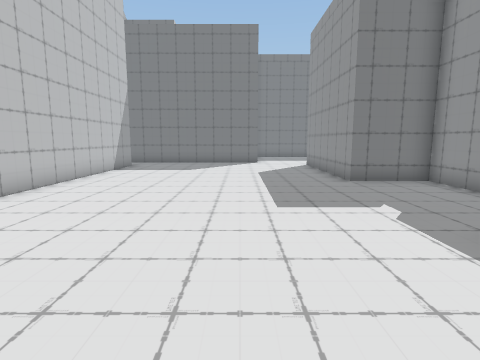
View 1 (above)

24 first-person views from a walk through a Unity game level. The camera is 1.3 m above the floor, tilts 8° down and sees 80° across. The floor is counted in squares, 1 m on a side. Each view is taken from the middle of a square. On the plan, view 1 faces up. The plan holds only what a view shows up to about 13 squares ahead; the rest is blank. The place goes on beyond the plan. The player is left out.

View 2
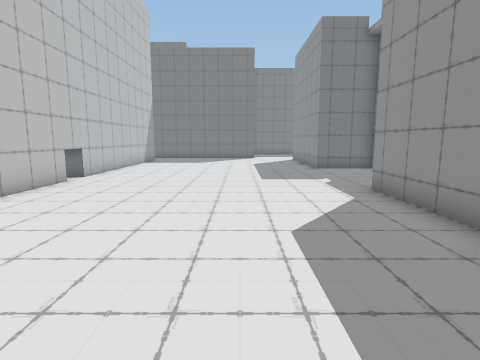

View 3
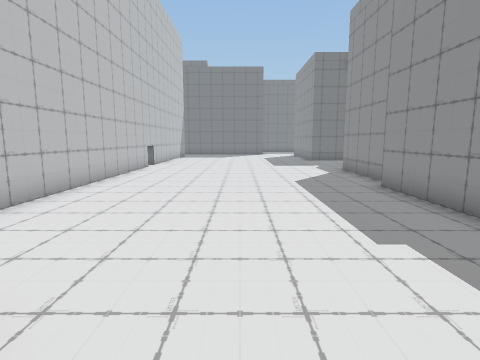

View 4
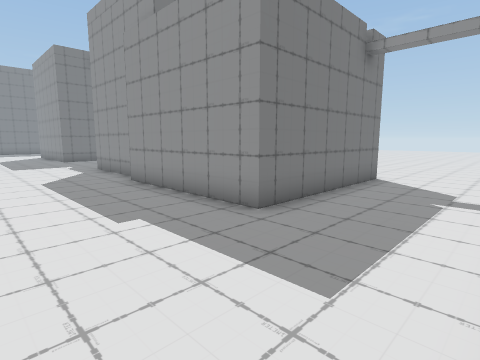

View 5
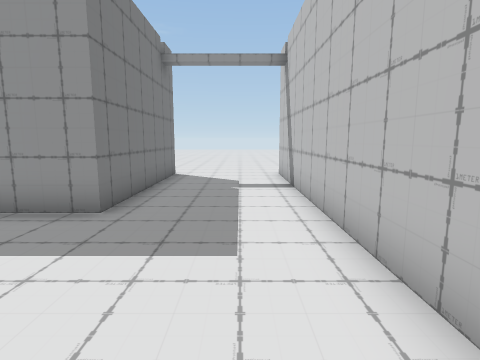

View 6
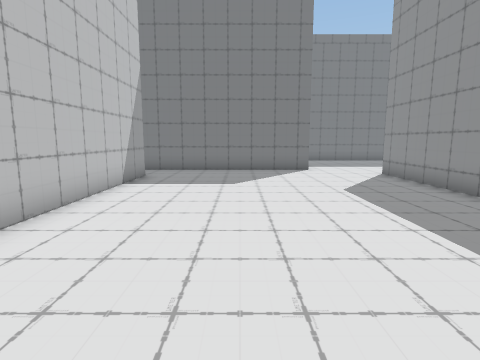

View 7
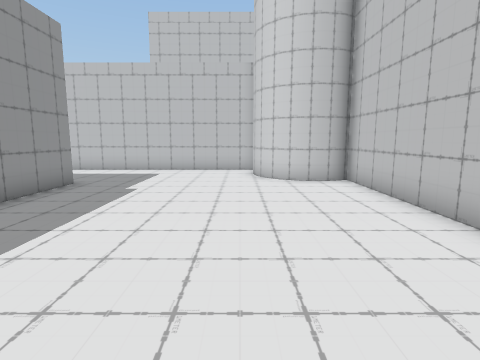

View 8
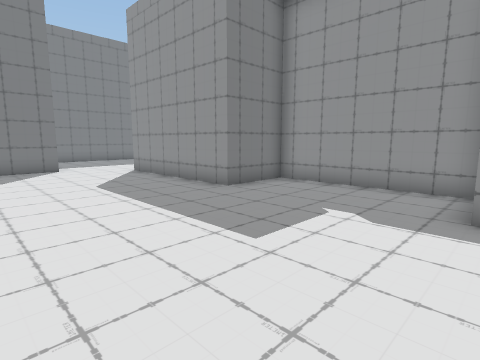

View 9
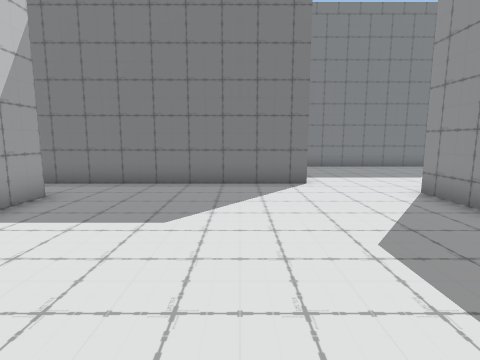

View 10
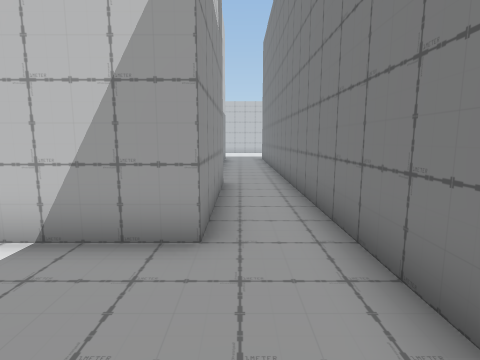

View 11
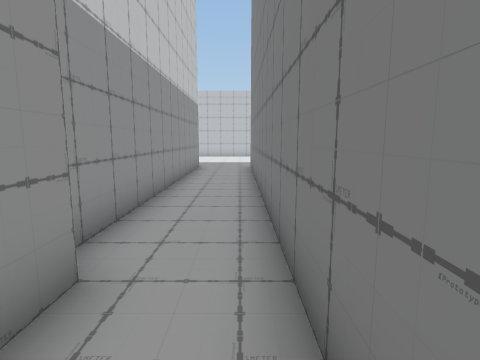

View 12
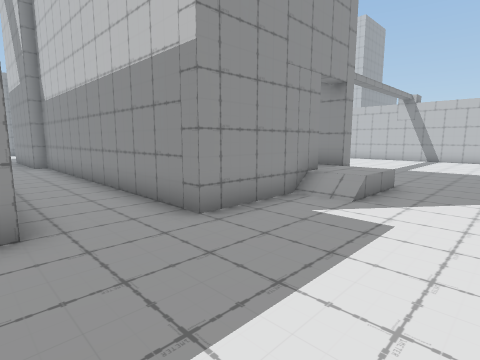

View 13
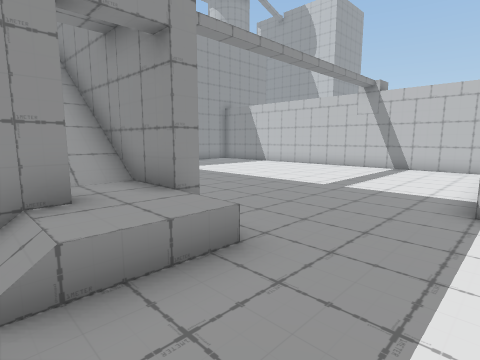

View 14
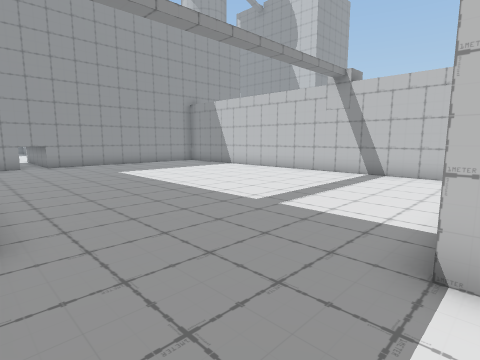

View 15
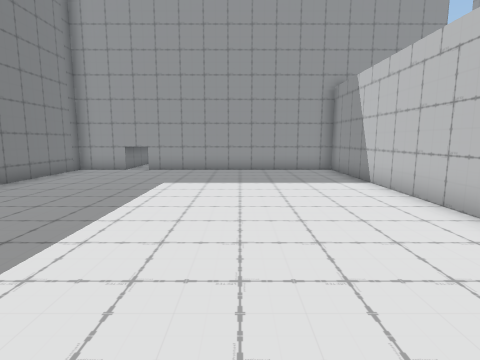

View 16
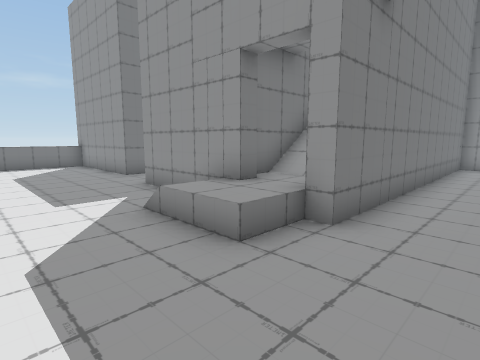

View 17
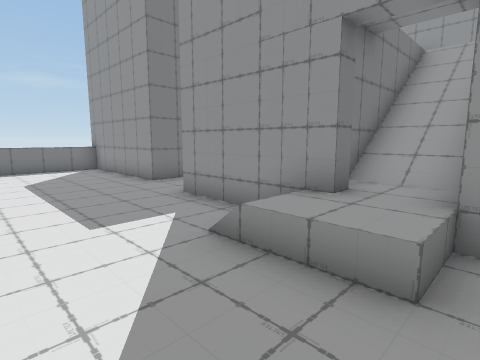

View 18
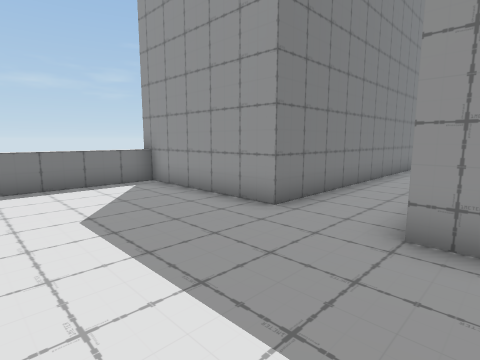

View 19
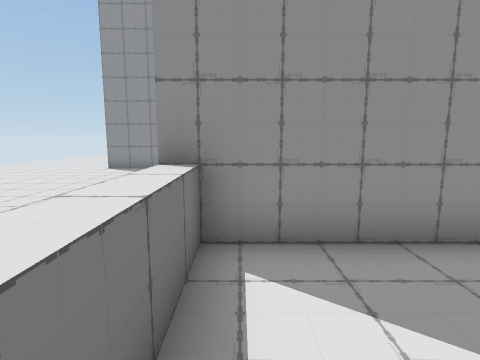

View 20
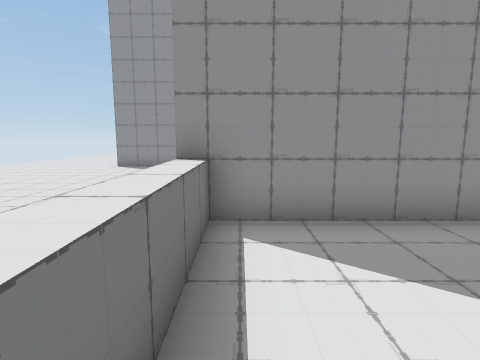

View 21
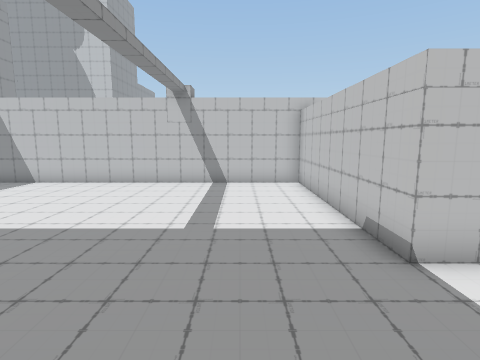

View 22
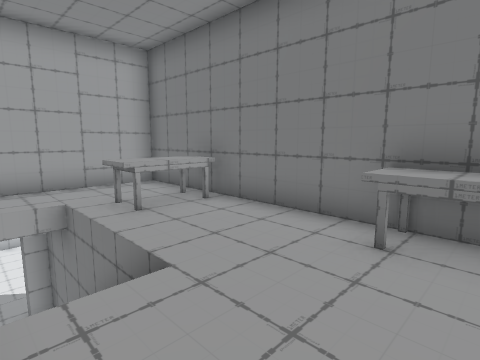

View 23
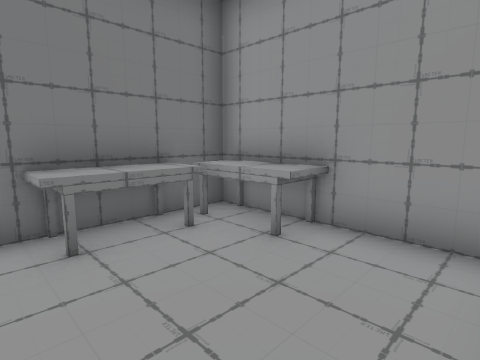

View 24
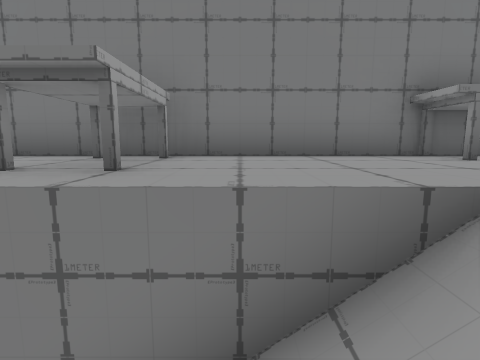

### Floor plan
Key: @ floor where view 1 was taken; # wall or solid block; . main floor; : floor 0.5 m higher than the main floor; + floor 4 m higher than the main floor; / step, stairs or slope; ^ raised ledge; T table.
Columns run from 26 left of view 1 to 6 right of it. Each row starts with its distance up from view 1.
 26      .........#
 25      ........ #
 24
 23
 22  ^^^^#
 21 .....#                      .....
 20  ....#                      .....
 19 .....#                      .....
 18 .....#                      ....
 17 .....#######################....
 16 ...............................
 15 ..............................#
 14 ....#################.........#
 13 ....#  TT+++TTT#    #.........#
 12 ....# .TT+++++TT    #.........#
 11 .../###TT+++++T#    #.........#
 10 ...:#://///++++#    #.........#
  9 ...::://///++++#    #.........###
  8 .....############   #...........#
  7 ................#   #...........#
  6 ................#   #...........#
  5 #...............#   #...........#
  4 #...............#   #...........#
  3 #...............#   #.........#
  2 #...............#   #.........#
  1 #...............#   #.........#
  0 #...............#   #.....@...#
 -1 #...............#   #........##
 -2 #...............#   #........#
 -3 #################   #........#
 -4                     #........#
 -5                     #........#
 -6                     #........####
 -7                     ###..........
 -8                       ##.........
 -9                        #.........
-10                        #.........
-11                        ##########

Positions as (right, up) in squares from view 1, and headings:
1: (0, 0), facing up
2: (0, -4), facing up
3: (-1, -9), facing up
4: (-1, -10), facing up-right
5: (-2, -9), facing right
6: (-2, 4), facing up
7: (-2, 2), facing down
8: (-2, 3), facing up-right
9: (-1, 8), facing up
10: (-2, 15), facing left
11: (-8, 16), facing left
12: (-26, 17), facing down-right
13: (-26, 11), facing down-right
14: (-26, 8), facing down-right
15: (-23, 1), facing right
16: (-26, 6), facing up-right
17: (-26, 8), facing up-right
18: (-26, 13), facing up-right
19: (-25, 21), facing right
20: (-26, 21), facing right
21: (-23, 9), facing down
22: (-13, 9), facing up-left
23: (-15, 9), facing up-right
24: (-17, 9), facing up
